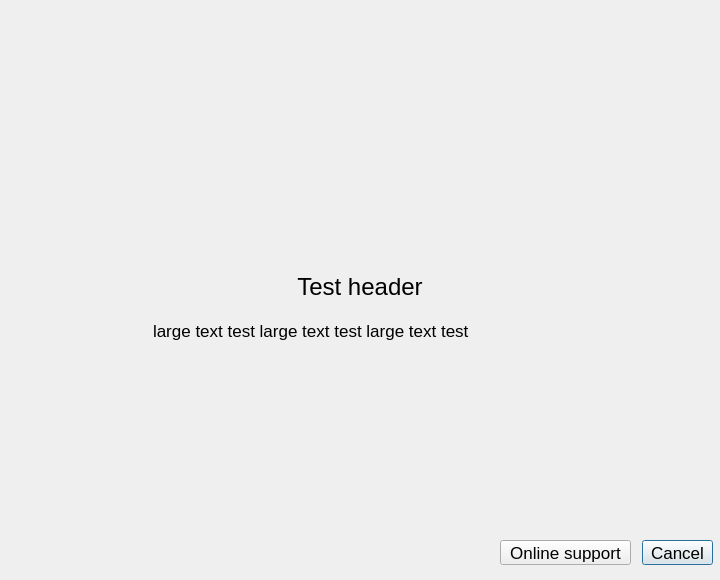
<?xml version="1.0" encoding="UTF-8"?>
<ui version="4.0">
 <class>SetupWizardBlocker</class>
 <widget class="QDialog" name="SetupWizardBlocker">
  <property name="geometry">
   <rect>
    <x>0</x>
    <y>0</y>
    <width>720</width>
    <height>580</height>
   </rect>
  </property>
  <property name="sizePolicy">
   <sizepolicy hsizetype="Preferred" vsizetype="Preferred">
    <horstretch>0</horstretch>
    <verstretch>0</verstretch>
   </sizepolicy>
  </property>
  <property name="minimumSize">
   <size>
    <width>720</width>
    <height>580</height>
   </size>
  </property>
  <property name="maximumSize">
   <size>
    <width>720</width>
    <height>580</height>
   </size>
  </property>
  <property name="baseSize">
   <size>
    <width>720</width>
    <height>580</height>
   </size>
  </property>
  <property name="font">
   <font>
    <family>Arial</family>
   </font>
  </property>
  <property name="contextMenuPolicy">
   <enum>Qt::NoContextMenu</enum>
  </property>
  <property name="windowTitle">
   <string>Setup Synergy</string>
  </property>
  <property name="windowOpacity">
   <double>1.000000000000000</double>
  </property>
  <widget class="QLabel" name="label_Image">
   <property name="geometry">
    <rect>
     <x>278</x>
     <y>87</y>
     <width>165</width>
     <height>165</height>
    </rect>
   </property>
   <property name="text">
    <string/>
   </property>
   <property name="pixmap">
    <pixmap resource="../res/Synergy.qrc">:/res/image/setupBlocker.png</pixmap>
   </property>
   <property name="scaledContents">
    <bool>true</bool>
   </property>
  </widget>
  <widget class="QLabel" name="label_Title">
   <property name="geometry">
    <rect>
     <x>0</x>
     <y>273</y>
     <width>720</width>
     <height>25</height>
    </rect>
   </property>
   <property name="font">
    <font>
     <family>Arial</family>
     <pointsize>18</pointsize>
     <weight>50</weight>
     <bold>false</bold>
    </font>
   </property>
   <property name="text">
    <string notr="true">Test header</string>
   </property>
   <property name="textFormat">
    <enum>Qt::RichText</enum>
   </property>
   <property name="alignment">
    <set>Qt::AlignHCenter|Qt::AlignTop</set>
   </property>
   <property name="wordWrap">
    <bool>true</bool>
   </property>
  </widget>
  <widget class="QLabel" name="label_HelpInfo">
   <property name="geometry">
    <rect>
     <x>153</x>
     <y>321</y>
     <width>455</width>
     <height>150</height>
    </rect>
   </property>
   <property name="font">
    <font>
     <family>Arial</family>
     <pointsize>13</pointsize>
     <weight>50</weight>
     <bold>false</bold>
    </font>
   </property>
   <property name="text">
    <string>large text test large text test large text test</string>
   </property>
   <property name="textFormat">
    <enum>Qt::RichText</enum>
   </property>
   <property name="alignment">
    <set>Qt::AlignLeading|Qt::AlignLeft|Qt::AlignTop</set>
   </property>
   <property name="wordWrap">
    <bool>true</bool>
   </property>
  </widget>
  <widget class="QPushButton" name="m_pButtonCancel">
   <property name="geometry">
    <rect>
     <x>642</x>
     <y>540</y>
     <width>71</width>
     <height>25</height>
    </rect>
   </property>
   <property name="font">
    <font>
     <family>Arial</family>
     <pointsize>13</pointsize>
     <weight>50</weight>
     <bold>false</bold>
    </font>
   </property>
   <property name="text">
    <string>Cancel</string>
   </property>
  </widget>
  <widget class="QPushButton" name="m_pButtonSupport">
   <property name="geometry">
    <rect>
     <x>500</x>
     <y>540</y>
     <width>131</width>
     <height>25</height>
    </rect>
   </property>
   <property name="font">
    <font>
     <family>Arial</family>
     <pointsize>13</pointsize>
     <weight>50</weight>
     <bold>false</bold>
    </font>
   </property>
   <property name="text">
    <string>Online support</string>
   </property>
  </widget>
 </widget>
 <resources>
  <include location="../res/Synergy.qrc"/>
 </resources>
 <connections/>
</ui>
